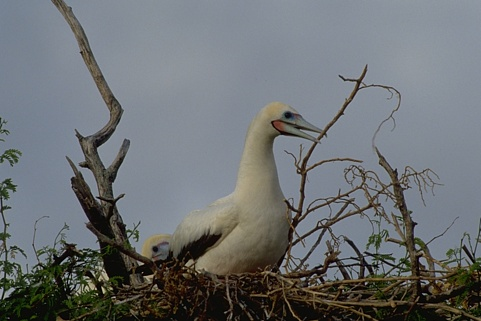
%> input picture Matlab/CVI/CW5/im1.jpg, 481 x 321 px
$ octave --eval "result = test2(imread('im1.jpg'));"   (GNU Octave 9; MATLAB toolbox functions it lacks are replaced by stand-ins)
%> lines starting %> are read from the running program, lines starting %| are printed output that depends on the picture; in (x1, y1, x2, y2) boxes, pixels count from 0 and x2, y2 are one past the last pixel; in counts of white or black regions, pixels touching at a corner belong together; the program's own positions count from 1
### Matlab/CVI/CW5/edge2.m
function [OUT] = edge2(IN)
% EDGE2 finds edges in a binary image.
%   IN - logic array (binary image).
%   OUT - logic array (binary image) of the same size as IN.
%
%   Binary image IN:
%   (0) "false" - background,
%   (1) "true" - objects.
%   Binary image OUT:
%   (1) "true" where the function finds edges,
%   (0) "false" elsewhere.
%
%   Remarks
%   -------
%   Edges can be internal and external. This function finds the EXTERNAL
%   edges. But if you need to find the internal edges, you must invert
%   a binary image IN.
%
%   Example
%   -------
%   Find edges in the binary image IN:
%
%       OUT = edge2(IN);   external edges
%       OUT = edge2(~IN);  internal edges
%
% See also: EDGE
%
% Author: Nazar Petruk
% Address: TSTU, Ukraine
% email: petruk.n.p@gmail.com
% Date: 2013, April
% Copyright (c) 2013, by Nazar Petruk
[r,c]  = size(IN);
% Creating a logic array A. The dimension of the array A is equal to
% the dimension of the array IN plus 2(two).
A = false([r,c]+2);
% Fill the array A, using the operation "OR".
for i = 0:2,
    for j = 0:2,
        A((1:r)+i,(1:c)+j) = A((1:r)+i,(1:c)+j) | IN;
    end;
end;
% Receiving array OUT, using the operation "exclusive-OR".
OUT = xor(A(2:r+1,2:c+1), IN);

### Matlab/CVI/CW5/test2.m

function [threshold, Ig,seg]=test2(I)
%% filter and process the origional image
Ig = rgb2gray(I);

Ig = conv_gaus(Ig,3);
Ig = conv_lap(Ig);
Ig = intensity_gradients(Ig);
% Ig = sobel_orientaitons(Ig);

% Ig = laplace_pyramid(Ig,5);
figure(1)
imshow(Ig)
title("Origional image")

% Ig(2:end,2:end) = Ig(2:end,2:end) .* intensity_gradients(Ig);
Ig = conv_gaus(Ig,2);
% Ig = conv_lap(Ig);
Ipy = laplace_pyramid(Ig,5);
Ig = Ipy{1};
% Ig = conv_gaus(Ig,3);


%% find edges and make bw
scale_f = 10;
Ig = Ig.*scale_f;
figure(2)
imshow(Ig)
title("After filtering and blurring")
[~,threshold] = edge(Ig,'Canny');
threshold = (threshold(2)-threshold(1)).*(2.*scale_f-1);
Iedges = imbinarize(Ig,1.1);

figure(3)
imshow(Iedges)
title("BW binerized")

%% reduce edges and remove noise to get segements
Iedges = bwmorph(Iedges, 'skel', inf);
Iedges = imdilate(Iedges,strel("disk",5,8));
% Iedges = imerode(Iedges,strel("disk",4,8));
figure(4)
imshow(Iedges   )
title("BW canny")
bounds = bwboundaries(Iedges);
[Inew,~] = reduce_noise(Iedges,bounds,25);

% Ier = imerode(Iedges,strel("disk",4,8));
figure(5)
imshow(Inew)
title("Ater processing edges")

%% fill in the segments
Ifill = imfill(Inew,"holes");
figure(6)
imshow(Ifill)
title("Filling in holes")

Iskel = edge2(Inew);
Iskel = imfill(Iskel,"holes");
figure(7)
imshow(Iskel)
title("outine of segments")


seg = Inew;
end


function [im, bounds] = reduce_noise(I,boundary,si)

bounds = cell(size(boundary,1),1);

for i=1:size(boundary)
    if size(boundary{i},1) > si
        bounds{i} = boundary{i};
    end
end

im = zeros(size(I));
for i=1:size(bounds)
    if size(bounds{i},1) ~= 0
        b= bounds{i};
        for n=1:size(b)
            x = b(n,1);
            y = b(n,2);
            im(x,y) = 1;
        end
    end

end
end

function pyr = pyramid(I, level)
pyr = I;
for p = 1:level
    pyr = conv_lap(pyr);
    pyr = conv_gaus(pyr,3);

end
end


function pyr = laplace_pyramid(I, level)
pyr = cell(1,level);
pyr{1} = im2double(I);
for p = 2:level
	pyr{p} = impyramid(pyr{p-1},'reduce');

end

for p = level-1:-1:1
	s = size(pyr{p+1})*2-1;
	pyr{p} = pyr{p}(1:s(1),1:s(2),:);
end
for p = 1:level-1
	pyr{p} = pyr{p}-impyramid(pyr{p+1},'expand');

end
end

function Ibdiff = intensity_gradients(Id)
Ibdiffv=Id(1:size(Id)-1,:)-Id(2:size(Id),:);
Ibdiffh=Id(:,1:size(Id,2)-1)-Id(:,2:size(Id,2));
Ibdiff=sqrt(Ibdiffh(1:size(Id)-1,:).^2+Ibdiffv(:,1:size(Id,2)-1).^2);
end

function Ilap = conv_lap(I)
lap = [1,-1,-1,-1,8,-1,-1,-1,-1];
Ilap=conv2(I,lap,'same');
end

function Ibox = conv_gaus(I,n)
box3 = ones(n,n)./(n^2);
Ibox=conv2(I,box3,'same');
end

function Id = sobel_orientaitons(I)
dx = [1,0,-1,2,0,-2,1,0,-1];
dy = [1,2,1,0,0,0,-1,-2,-1];

Idx = conv2(I,dx,"same");
Idy = conv2(I,dy,"same");

Id = sqrt((Idx.^2)+(Idy.^2));
direction = atan(Idy./Idx);
end
%> call 2 of conv_gaus, with n = 2
%> in conv_gaus (call 2), `Ibox=conv2(I,box3,'same');`:
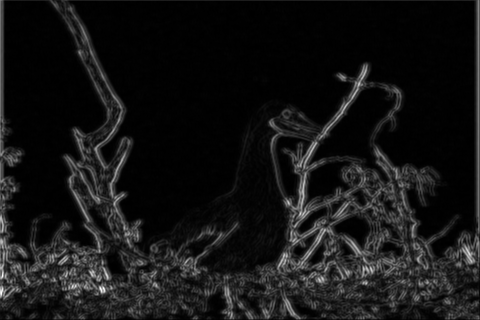
%> Ibox: size 320x480 double; min 0.251, max 438.4, mean 37; drawn with min black and max white
%> after the loop in laplace_pyramid, `for p = 2:level`: pyr = 5 items
%> the loop in laplace_pyramid, `for p = level-1:-1:1` made 4 passes
%> s on passes 1 to 4: [39 59], [77 117], [153 233], [305 465]
%> in test2, `Ig = Ipy{1};`:
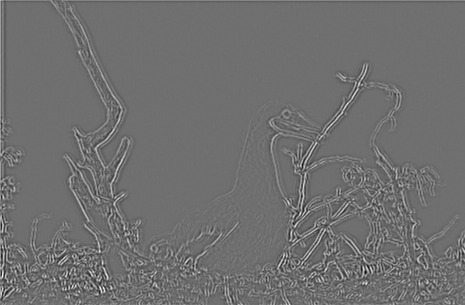
%> Ig: size 305x465 double; min -123.9, max 158.3, mean 0.1; drawn with min black and max white
%> in test2, `imshow(Ig)`:
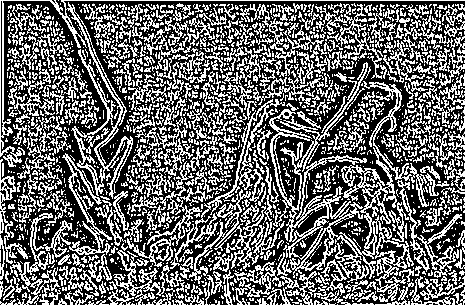
%> displayed picture: size 305x465, on the screen's scale of 0 to 255; min 0, max 255, mean 104
%> in test2, `[~,threshold] = edge(Ig,'Canny');`: threshold = [0.0617 0.154]
%> in test2, `threshold = (threshold(2)-threshold(1)).*(2.*scale_f-1);`: threshold = 1.76
%> in test2, `Iedges = imbinarize(Ig,1.1);`:
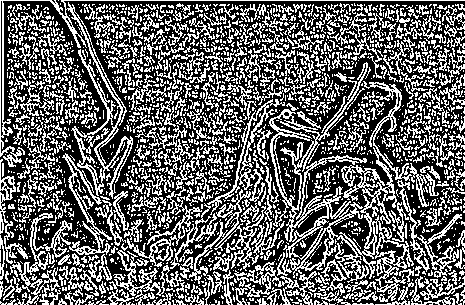
%> Iedges: size 305x465 logical; 38.9% white in thin lines or dots
%> in test2, `Iedges = bwmorph(Iedges, 'skel', inf);`: Iedges: size 305x465 logical; 37.7% white in thin lines or dots
%> in test2, `Iedges = imdilate(Iedges,strel("disk",5,8));`:
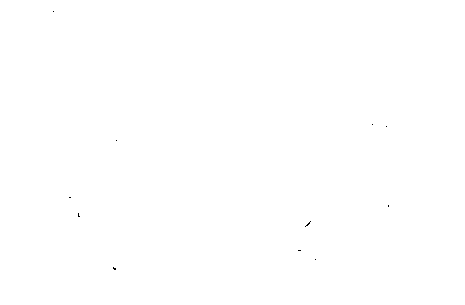
%> Iedges: size 305x465 logical; 100% white; black in thin lines or dots, all inside (x1, y1, x2, y2) = (53, 11, 389, 270)
%> in test2, `bounds = bwboundaries(Iedges);`: bounds = 14 boundaries; largest, box (x1, y1, x2, y2) and points: (0, 0, 465, 305) 1537, (78, 213, 80, 217) 8, (306, 222, 310, 226) 8, (113, 267, 116, 270) 7, (298, 250, 301, 251) 5
%> in reduce_noise, `bounds = cell(size(boundary,1),1);`: bounds = 14 items
%> the loop in reduce_noise, `for i=1:size(boundary)` made 14 passes
%> the loop in reduce_noise, `for i=1:size(bounds)` made 14 passes
%> after the loop in reduce_noise, `for i=1:size(bounds)`:
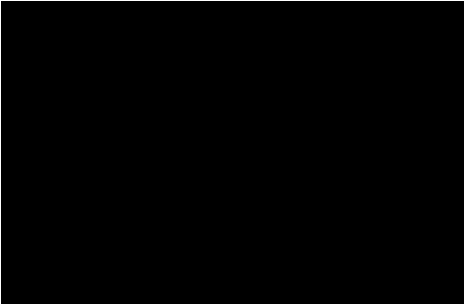
%> im: size 305x465 double; values 0 (black) and 1 (white), 1.1% white in thin lines or dots
%> after the loop in reduce_noise, `for i=1:size(bounds)`: b = 1537 rows, first 12: [1 1; 1 2; 1 3; 1 4; 1 5; 1 6; 1 7; 1 8; 1 9; 1 10; 1 11; 1 12]; x = 1
%> in test2, `Ifill = imfill(Inew,"holes");`: Ifill: size 305x465 double; every value is 1
%> after the loop in edge2, `for i = 0:2,`: A: size 307x467 logical; 3.2% white; 1 white region, box (x1, y1, x2, y2) and area: (0, 0, 467, 307) 4608
%> in edge2, `OUT = xor(A(2:r+1,2:c+1), IN);`:
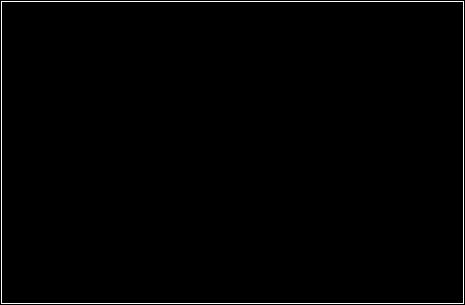
%> OUT: size 305x465 logical; 1.1% white in thin lines or dots
%> in test2, `Iskel = imfill(Iskel,"holes");`: Iskel: size 305x465 logical; 98.9% white; black in thin lines or dots
%> `result = test2(imread('im1.jpg'));`: result = 1.76

$ run again, on Matlab/CVI/CW5/im10.jpg
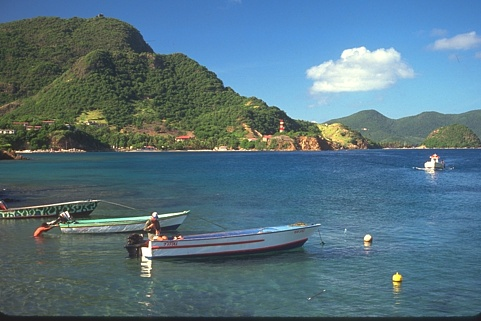
%> input picture Matlab/CVI/CW5/im10.jpg, 481 x 321 px
%> in conv_gaus (call 2), `Ibox=conv2(I,box3,'same');`:
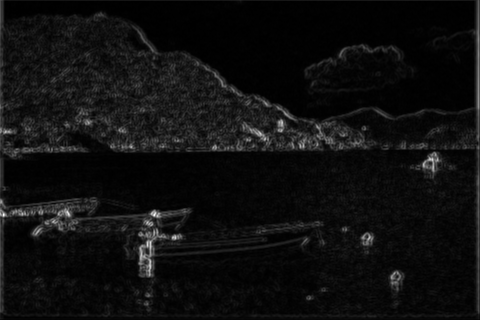
%> Ibox: size 320x480 double; min 0.302, max 482.9, mean 29.6; drawn with min black and max white
%> after the loop in laplace_pyramid, `for p = 2:level`: pyr = 5 items
%> the loop in laplace_pyramid, `for p = level-1:-1:1` made 4 passes
%> s on passes 1 to 4: [39 59], [77 117], [153 233], [305 465]
%> in test2, `[~,threshold] = edge(Ig,'Canny');`: threshold = [0.0539 0.135]
%> in test2, `threshold = (threshold(2)-threshold(1)).*(2.*scale_f-1);`: threshold = 1.54
%> in test2, `Iedges = bwmorph(Iedges, 'skel', inf);`:
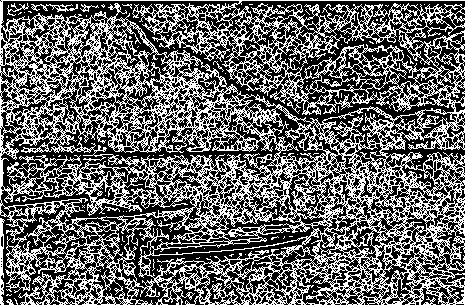
%> Iedges: size 305x465 logical; 40% white in thin lines or dots
%> in test2, `bounds = bwboundaries(Iedges);`: bounds = 1 boundary; box (x1, y1, x2, y2) and points: (0, 0, 465, 305) 1537
%> in reduce_noise, `bounds = cell(size(boundary,1),1);`: bounds = {[]}
%> the loop in reduce_noise, `for i=1:size(boundary)` made 1 pass
%> after the loop in reduce_noise, `for i=1:size(boundary)`: bounds = 1 item
%> the loop in reduce_noise, `for i=1:size(bounds)` made 1 pass
%> after the loop in reduce_noise, `for i=1:size(bounds)`: b = 1537 rows, first 12: [1 1; 1 2; 1 3; 1 4; 1 5; 1 6; 1 7; 1 8; 1 9; 1 10; 1 11; 1 12]; x = 1
%> Ifill: size 305x465 double; every value is 1
%> OUT: size 305x465 logical; 1.1% white in thin lines or dots
%> Iskel: size 305x465 logical; 98.9% white; black in thin lines or dots
%> result = 1.54

$ run again, on Matlab/CVI/CW5/im11.jpg
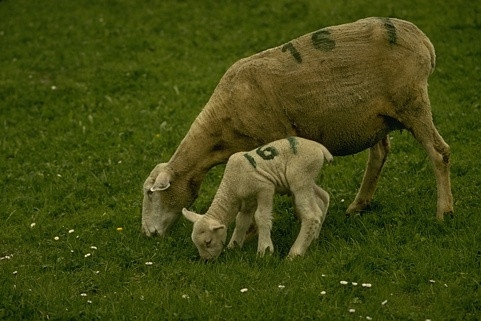
%> input picture Matlab/CVI/CW5/im11.jpg, 481 x 321 px
%> in intensity_gradients, `Ibdiff=sqrt(Ibdiffh(1:size(Id)-1,:).^2+Ibdiffv(:,1:size(Id,2)-1).^2);`:
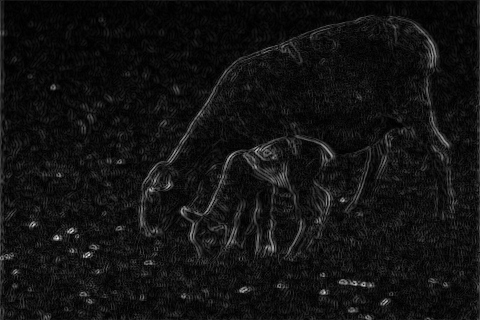
%> Ibdiff: size 320x480 double; min 2.84e-14, max 479.2, mean 34.4; drawn with min black and max white
%> Ibox: size 320x480 double
%> after the loop in laplace_pyramid, `for p = 2:level`: pyr = 5 items
%> the loop in laplace_pyramid, `for p = level-1:-1:1` made 4 passes
%> s on passes 1 to 4: [39 59], [77 117], [153 233], [305 465]
%> in test2, `[~,threshold] = edge(Ig,'Canny');`: threshold = [0.0602 0.15]
%> in test2, `threshold = (threshold(2)-threshold(1)).*(2.*scale_f-1);`: threshold = 1.71
%> in test2, `Iedges = bwmorph(Iedges, 'skel', inf);`:
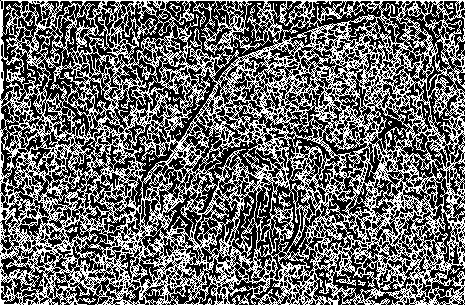
%> Iedges: size 305x465 logical; 40.8% white in thin lines or dots
%> in test2, `bounds = bwboundaries(Iedges);`: bounds = 1 boundary; box (x1, y1, x2, y2) and points: (0, 0, 465, 305) 1537
%> in reduce_noise, `bounds = cell(size(boundary,1),1);`: bounds = {[]}
%> the loop in reduce_noise, `for i=1:size(boundary)` made 1 pass
%> after the loop in reduce_noise, `for i=1:size(boundary)`: bounds = 1 item
%> the loop in reduce_noise, `for i=1:size(bounds)` made 1 pass
%> after the loop in reduce_noise, `for i=1:size(bounds)`: b = 1537 rows, first 12: [1 1; 1 2; 1 3; 1 4; 1 5; 1 6; 1 7; 1 8; 1 9; 1 10; 1 11; 1 12]; x = 1
%> Ifill: size 305x465 double; every value is 1
%> OUT: size 305x465 logical; 1.1% white in thin lines or dots
%> Iskel: size 305x465 logical; 98.9% white; black in thin lines or dots
%> result = 1.71

$ run again, on Matlab/CVI/CW5/im12.jpg
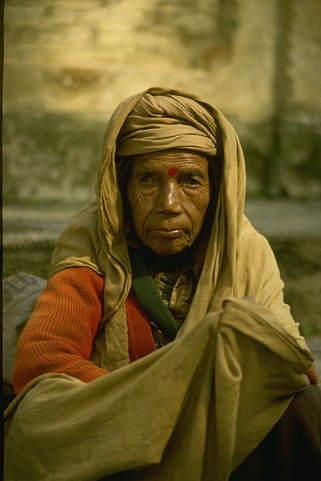
%> input picture Matlab/CVI/CW5/im12.jpg, 321 x 481 px
%> Ibox: size 480x320 double
%> after the loop in laplace_pyramid, `for p = 2:level`: pyr = 5 items
%> the loop in laplace_pyramid, `for p = level-1:-1:1` made 4 passes
%> s on passes 1 to 4: [59 39], [117 77], [233 153], [465 305]
%> in test2, `[~,threshold] = edge(Ig,'Canny');`: threshold = [0.068 0.17]
%> in test2, `threshold = (threshold(2)-threshold(1)).*(2.*scale_f-1);`: threshold = 1.94
%> in test2, `bounds = bwboundaries(Iedges);`: bounds = 1 boundary; box (x1, y1, x2, y2) and points: (0, 0, 305, 465) 1536
%> in reduce_noise, `bounds = cell(size(boundary,1),1);`: bounds = {[]}
%> the loop in reduce_noise, `for i=1:size(boundary)` made 1 pass
%> after the loop in reduce_noise, `for i=1:size(boundary)`: bounds = 1 item
%> the loop in reduce_noise, `for i=1:size(bounds)` made 1 pass
%> after the loop in reduce_noise, `for i=1:size(bounds)`: b = 1536 rows, first 12: [1 1; 1 2; 1 3; 1 4; 1 5; 1 6; 1 7; 1 8; 1 9; 1 10; 1 11; 1 12]; x = 1
%> Ifill: size 465x305 double; values 0 (black) and 1 (white), 100% white; 1 black region (1 under 20 px)
%> in edge2, `OUT = xor(A(2:r+1,2:c+1), IN);`:
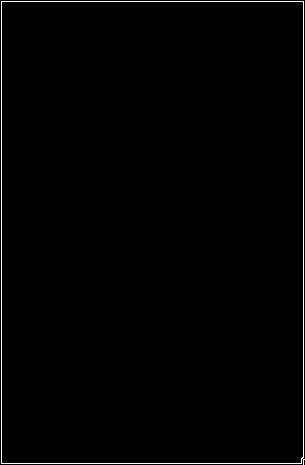
%> OUT: size 465x305 logical; 1.1% white in thin lines or dots
%> Iskel: size 465x305 logical; 98.9% white; black in thin lines or dots
%> result = 1.94
